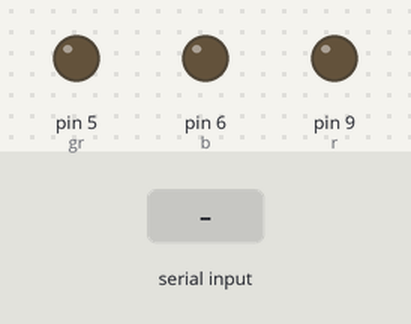
A sketch run on a simulated Arduino Uno, built with avr-gcc and run on an emulated ATmega328P. On the bench: output pins drawn as LEDs (lit = HIGH). The inputs (shaded band) are chosen by the test bench.

Above: at 1.2 s.
1.3 s: "1" received over the second serial link
At 2.4 s:
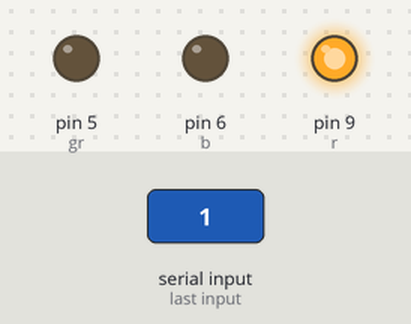
2.8 s: "2" received over the second serial link
At 3.6 s:
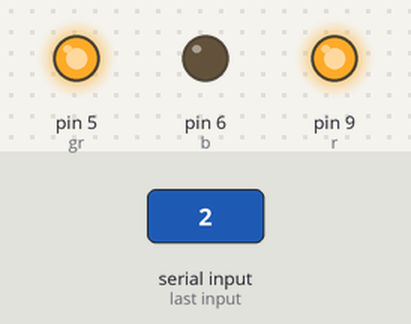
4.3 s: "3" received over the second serial link
At 4.7 s:
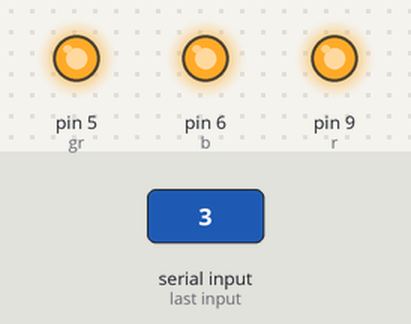
5.8 s: "0" received over the second serial link
At 7.0 s:
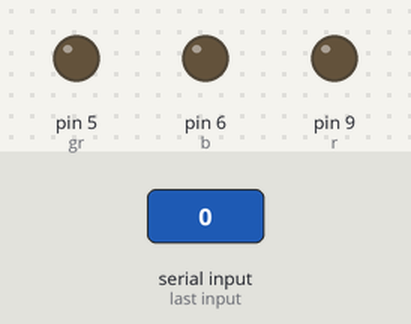
7.3 s: "2" received over the second serial link
At 8.2 s:
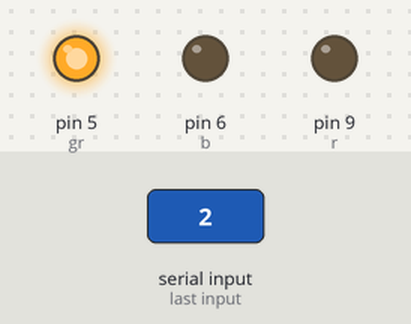
8.8 s: "3" received over the second serial link
At 9.3 s:
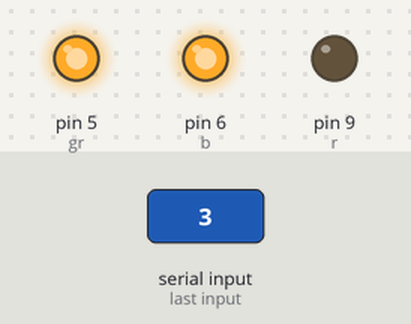
Timing chart, 0 to 11.3 s (numbered marks = the images above; inputs shaded):
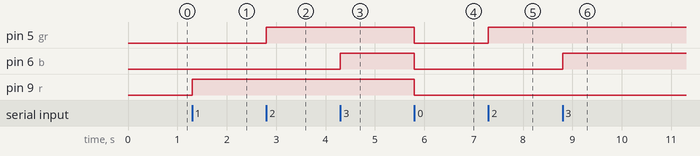

The sketch:

BLUETOOTH_RGB_LED_CONTROL.ino
```cpp
// CODE__BY__ RAJAT, ANSH___
#include <SoftwareSerial.h>
SoftwareSerial BTSerial(2, 3); // TX = 2, RX = 3

int gr = 5;
int r= 9;
int b= 6;

void setup() {
  pinMode(gr, OUTPUT);
	pinMode(r, OUTPUT);
	pinMode(b, OUTPUT);
  BTSerial.begin(9600);
  Serial.begin(9600);
}

void loop() {
  if (BTSerial.available()) {
    char command = BTSerial.read();

    if (command == '1') {
			  digitalWrite(r, HIGH);}
				if (command == '2') {
			  digitalWrite(gr, HIGH);}
				if (command == '3') {
			  digitalWrite(b, HIGH);
    }

		else if (command == '0') {
      digitalWrite(gr, LOW);
			digitalWrite(r, LOW);
			digitalWrite(b, LOW);
    }
  }
}
// CODE__BY__ RAJAT, ANSH___
```

Measured:
- after the input at 1.3 s, pin 9 (r): LOW → HIGH at once
- after the input at 2.8 s, pin 5 (gr): LOW → HIGH at once
- after the input at 4.3 s, pin 6 (b): LOW → HIGH at once
- after the input at 5.8 s, pin 5 (gr), pin 6 (b), pin 9 (r): HIGH → LOW at once
- after the input at 7.3 s, pin 5 (gr): LOW → HIGH at once
- after the input at 8.8 s, pin 6 (b): LOW → HIGH at once
